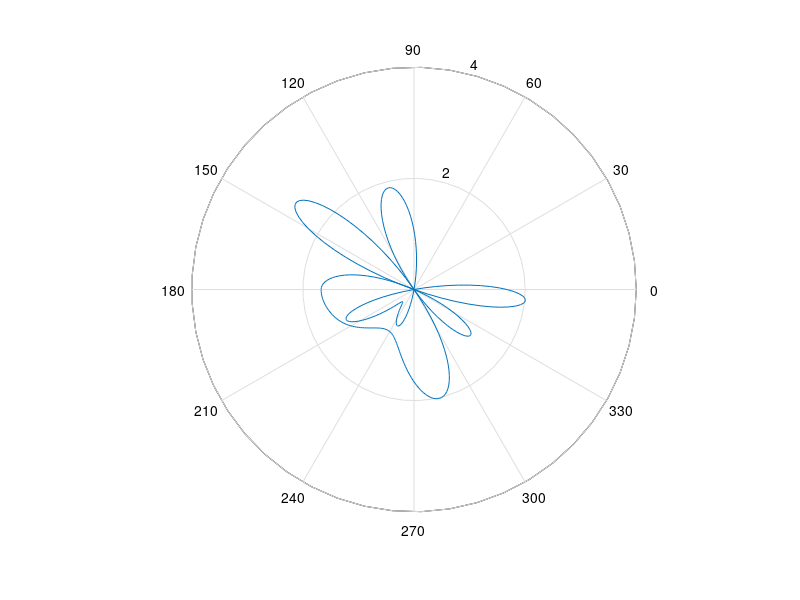

Recreate this plot in MATLAB.
clear;
clc;
close all;

theta_0 = 45*pi/180;
phi_0 = 0;
lambda=1;
a = lambda; % radio del arreglo en fracciones de lambda
N = 5; % numero de elementos del arreglo
n = 0:1:(N-1);
phi_n = ((2*pi/N)*n); % posicion de cada antena en el arreglo

%% -------------------------------------------------------------------------
phi = -pi/2:1/100:pi/2;
theta = 0:1/50:2*pi;
sum = 0;
for cont = 1:N
    sum = sum + exp((j*2*pi*a)*(sin(theta).*cos(phi-phi_n(cont)) - sin(theta_0)*cos(phi_0-phi_n(cont))));
end
fa = abs(sum);
figure(1)
plot(theta*180/pi,fa);
polar(theta,sum);